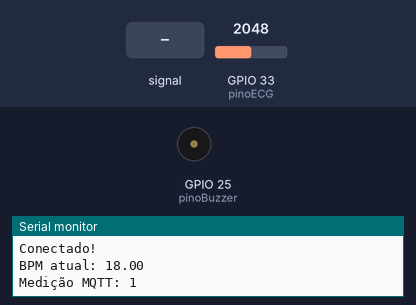
Simulated run of this sketch. Board: ESP32. Parts: buzzer (waves = sounding), the last lines printed to the serial monitor. Inputs (shaded band) come from the test bench; at power-on: GPIO 33 (pinoECG) = 2048. WiFi joins after 1.5 s; servers stay silent unless stated; no MQTT or app messages arrive unless stated.

Above: at 2.8 s.
2.9 s: GPIO 33 (pinoECG) fed a 200 Hz sine of ±327 counts around its level
At 3.37 s:
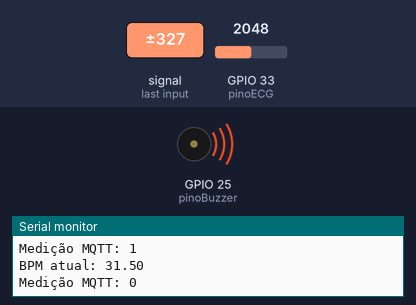
5.9 s: GPIO 33 (pinoECG) set to 1960
At 5.9 s:
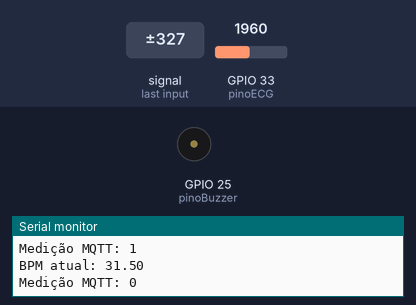
Timing chart, 0 to 8.9 s (numbered marks = the images above; inputs shaded):
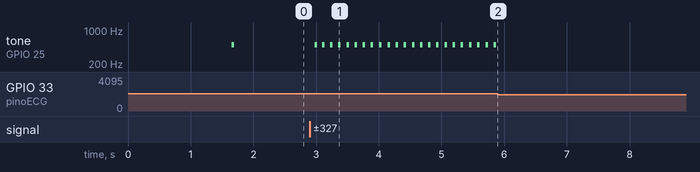

The sketch:

main.ino
```cpp
#include <WiFi.h>
#include <PubSubClient.h>

// Wifi MQTT
String ssid = "Maeda";
String senha = "50312312";
String broker = "broker.hivemq.com";
const int portaBroker = 1883;

WiFiClient espClient;
PubSubClient mqtt(espClient);

#define TOPICO_PUBLISH "maeda/esp32/bpm"

// AD8232
const int pinoECG = 33;
int limite = 2000;
bool pulsoDetectado = false;
unsigned long ultimoPico = 0;
float ultimoBPM = 0;

// Buzzer
const int pinoBuzzer = 25;

// Conexão Wi-Fi
void WifiConnect() {
  Serial.print("Conectando-se ao WiFi");
  WiFi.begin(ssid.c_str(), senha.c_str());

  while (WiFi.status() != WL_CONNECTED) {
    delay(400);
  }

  Serial.println("\nWiFi conectado!");
}

// Conexão MQTT
void MQTTconnect() {
  while (!mqtt.connected()) {
    Serial.println("Conectando MQTT");
    if (mqtt.connect("ESP32_maeda")) {
      Serial.println("Conectado!");
    } else {
      delay(3000);
    }
  }
}

void setup() {
  Serial.begin(115200);
  pinMode(pinoECG, INPUT);
  pinMode(pinoBuzzer, OUTPUT);

  WifiConnect();
  mqtt.setServer(broker.c_str(), portaBroker);

  Serial.println("Sistema inicializado.");
}

void loop() {
  if (!mqtt.connected()) {
    MQTTconnect();
  }
  mqtt.loop();

  int leituraECG = analogRead(pinoECG);
  unsigned long tempoAtual = millis();

  // Detecta pico de sinal
  if (leituraECG > limite && !pulsoDetectado) {
    pulsoDetectado = true;
    unsigned long intervaloBPM = tempoAtual - ultimoPico;
    ultimoPico = tempoAtual;

    // Buzzer
    tone(pinoBuzzer, 500);
    delay(40);
    noTone(pinoBuzzer);

    // Calcula o BPM
    if (intervaloBPM > 300 && intervaloBPM < 2000) {
      float bpm = 60000 / intervaloBPM;
      bpm = (bpm + ultimoBPM) / 2;
      ultimoBPM = bpm;

      Serial.print("BPM atual: ");
      Serial.println(bpm);

      String mensagem = "BPM=" + String(bpm, 1);
      unsigned long inicioEnvio = millis();
      mqtt.publish(TOPICO_PUBLISH, mensagem.c_str());
      unsigned long fimEnvio = millis();
      Serial.print("Medição MQTT: ");
      Serial.println(fimEnvio - inicioEnvio);
    }
  }

  // Reseta a flag
  if (leituraECG < (limite - 100)) {
    pulsoDetectado = false;
  }

  delay(5);
}
```

Measured:
- after the input at 2.9 s, tone on GPIO 25 (pinoBuzzer): alternates 500 Hz for 0.04 s and silent for 0.09 s, starting after 0.07 s
- after the input at 5.9 s, tone on GPIO 25 (pinoBuzzer): stops changing and stays silent
